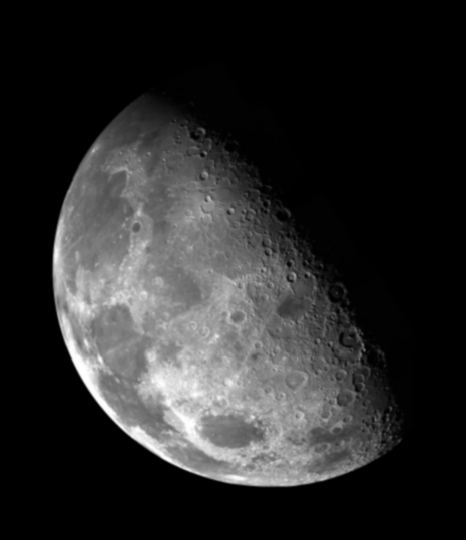
#> input picture images/FIG033_4.TIF, 466 x 540 px
$ jupyter execute --allow-errors ProcIMG_Tarefa8.ipynb
#> lines starting #> are read from the running program, lines starting #| are printed output that depends on the picture
[cell 1]
import matplotlib.pyplot as plt
import numpy as np
import os
from skimage import io, color, util, filters

def run_laplacian(image_path):
#> called with image_path = './images/FIG033_4.TIF'
    try:
        fig_3_38 = io.imread(image_path)
#> fig_3_38 is the input picture: shape (540, 466); min 0, max 254, mean 42.7
        if fig_3_38 is None:
            raise FileNotFoundError("Erro: Imagem da Figura 3.38 não encontrada.")
    except FileNotFoundError as e:
        print(e)
        exit()

    img_original_a = fig_3_38

    if img_original_a.ndim > 2:
        grayscale_img = color.rgb2gray(img_original_a)
    else:
        grayscale_img = img_original_a

    laplacian_mask = filters.laplace(grayscale_img)
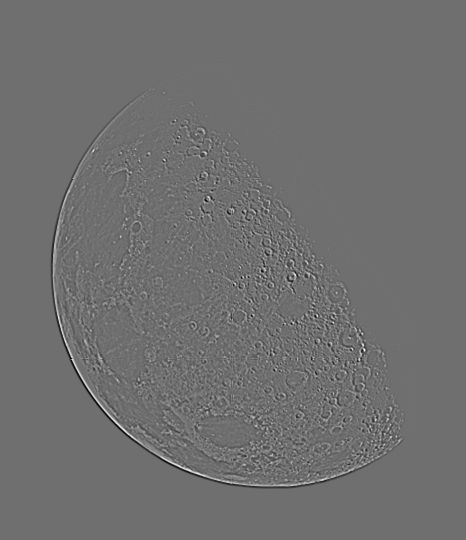
#> laplacian_mask: shape (540, 466) float64; min -0.325, max 0.416, mean -1.41e-19; drawn with min black and max white

    laplacian_adjusted = laplacian_mask + np.mean(laplacian_mask)

    img_aguçada = grayscale_img - laplacian_mask

    k = 1.0 # Fator de aguçamento.
    img_aguçada_com_fator = grayscale_img + k * laplacian_mask * (-1)
    img_aguçada_final = grayscale_img - laplacian_mask

    fig, axes = plt.subplots(2, 2, figsize=(12, 12))

    # Imagem Original (recortada)
    axes[0, 0].imshow(grayscale_img, cmap='gray')
    axes[0, 0].set_title('Original Borrada (a)')
    axes[0, 0].axis('off')

    # Laplaciano sem ajuste (similar a 'b')
    axes[0, 1].imshow(laplacian_mask, cmap='gray')
    axes[0, 1].set_title('Laplaciano (Máscara) (similar a b)')
    axes[0, 1].axis('off')

    # Laplaciano com ajuste (similar a 'c')
    axes[1, 0].imshow(laplacian_adjusted, cmap='gray')
    axes[1, 0].set_title('Laplaciano com Ajuste (similar a c)')
    axes[1, 0].axis('off')

    # Imagem Aguçada (similar a 'd' e 'e')
    axes[1, 1].imshow(img_aguçada_final, cmap='gray')
    axes[1, 1].set_title('Imagem Aguçada (similar a d/e)')
    axes[1, 1].axis('off')

    plt.tight_layout()
    plt.show()
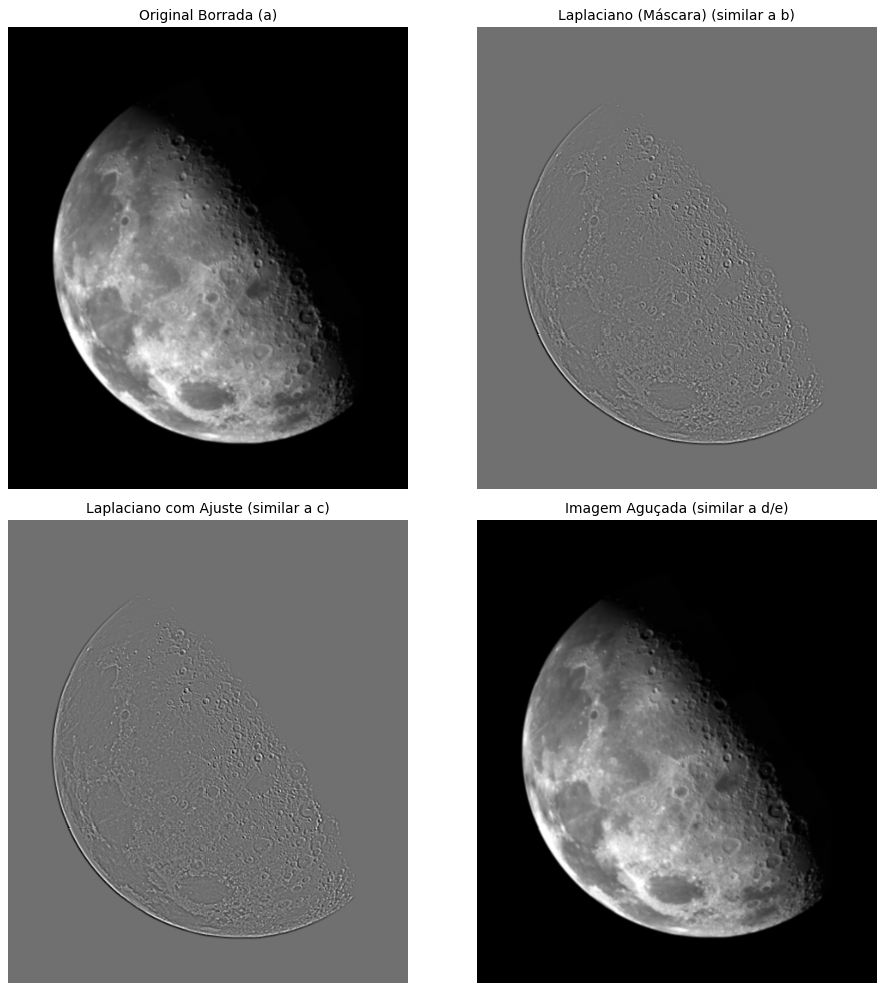
#> figure drawn by matplotlib, 4 panels


    # io.imsave('T8-laplaciano_mask.png', util.img_as_float(laplacian_mask))
    # io.imsave('T8-laplaciano_adjusted.png', util.img_as_float(laplacian_adjusted))
    # io.imsave('T8-imagem_agucada.png', util.img_as_float(img_aguçada_final))

[cell 2]
image_path = './images/FIG033_4.TIF'
run_laplacian(image_path)

[cell 3]
image_path = './images/flor_i_d_01.jpg'
#> (the rest of this cell did not finish here and is left out)

$ run again, with images/FIG033_2.TIF copied over images/FIG033_4.TIF
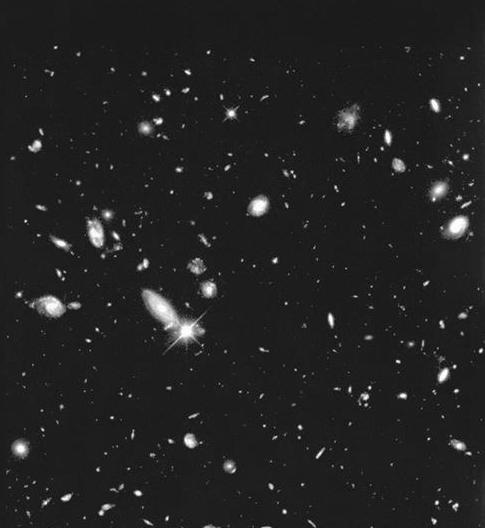
#> input picture images/FIG033_2.TIF, 485 x 528 px
#> in run_laplacian, fig_3_38 is the input picture: shape (528, 485); min 0, max 255, mean 34.5
#> in run_laplacian, `laplacian_mask = filters.laplace(grayscale_img)`:
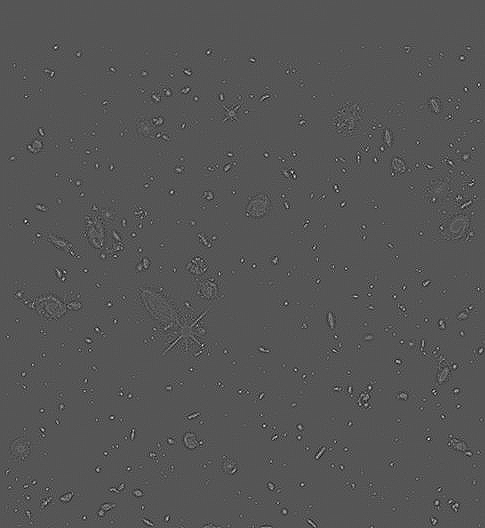
#> laplacian_mask: shape (528, 485) float64; min -0.663, max 1.31, mean -5.71e-19; drawn with min black and max white
#> in run_laplacian, `plt.show()`:
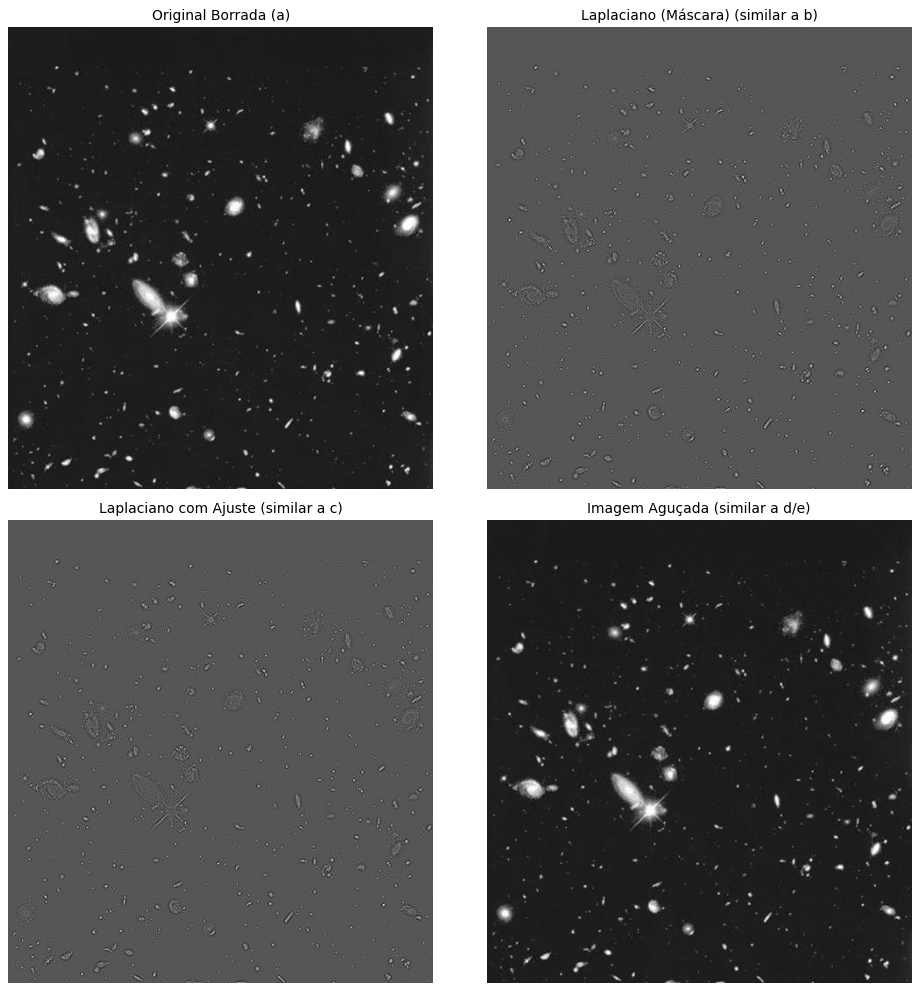
#> figure drawn by matplotlib, 4 panels

$ run again, with images/FIG033_3.TIF copied over images/FIG033_4.TIF
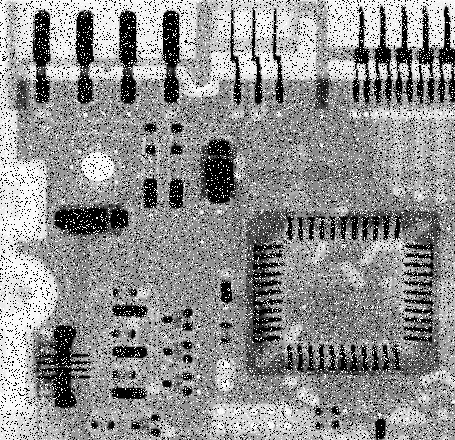
#> input picture images/FIG033_3.TIF, 455 x 440 px
#> in run_laplacian, fig_3_38 is the input picture: shape (440, 455); min 0, max 255, mean 144.1
#> in run_laplacian, `laplacian_mask = filters.laplace(grayscale_img)`:
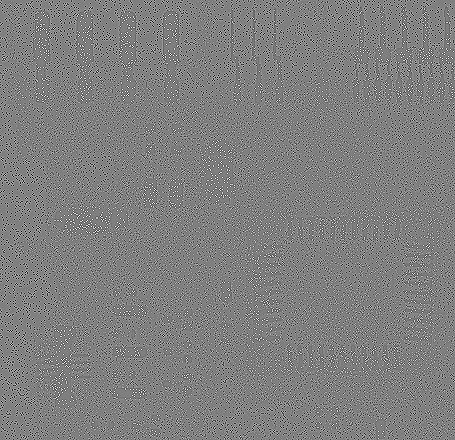
#> laplacian_mask: shape (440, 455) float64; min -4, max 4, mean -2.03e-18; drawn with min black and max white
#> in run_laplacian, `plt.show()`:
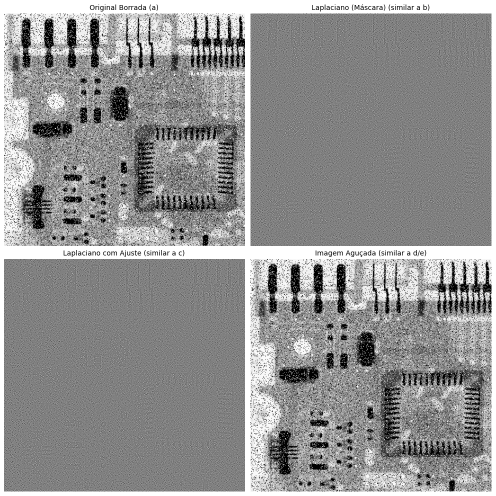
#> figure drawn by matplotlib, 4 panels

$ run again, with images/FIG034_2.TIF copied over images/FIG033_4.TIF
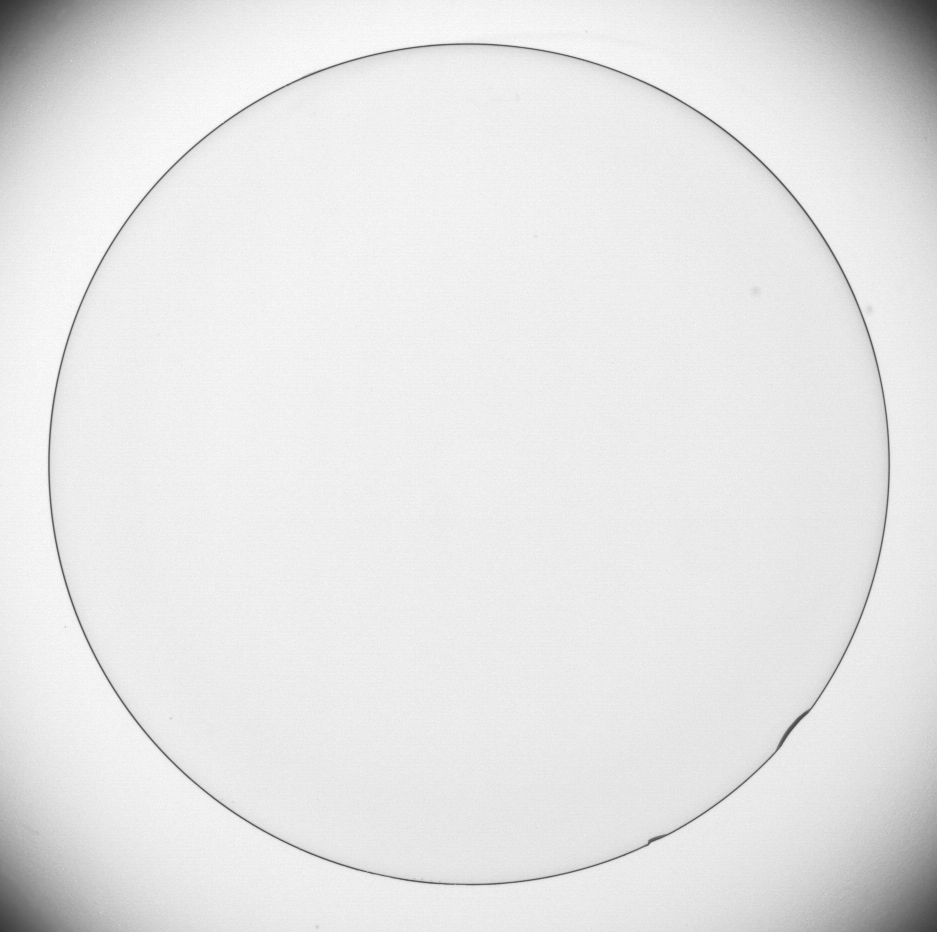
#> input picture images/FIG034_2.TIF, 937 x 932 px
#> in run_laplacian, fig_3_38 is the input picture: shape (932, 937); min 50, max 255, mean 229.7
#> in run_laplacian, `laplacian_mask = filters.laplace(grayscale_img)`:
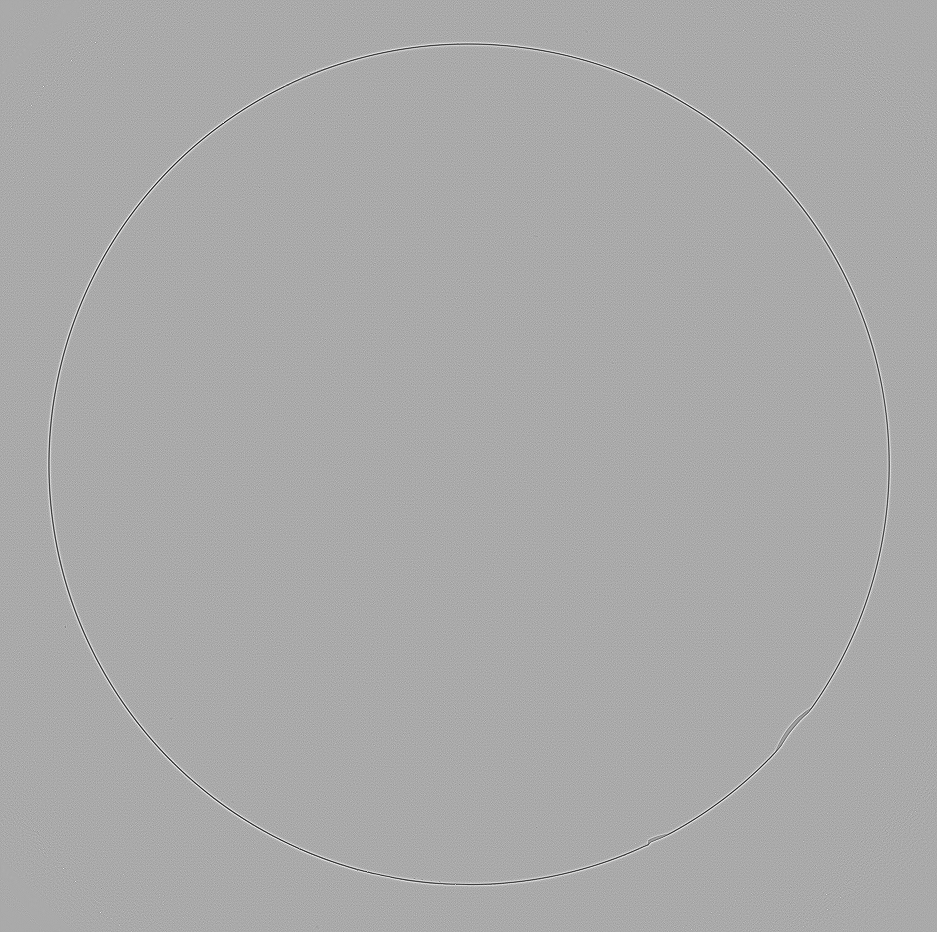
#> laplacian_mask: shape (932, 937) float64; min -1.15, max 0.573, mean -6.98e-18; drawn with min black and max white
#> in run_laplacian, `plt.show()`:
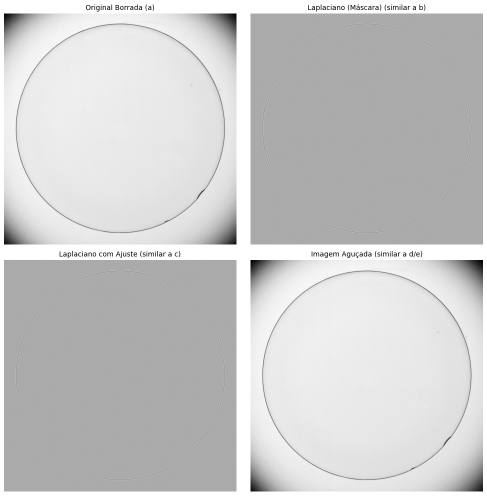
#> figure drawn by matplotlib, 4 panels
